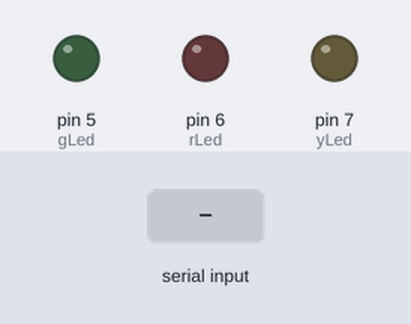
Simulated run of this sketch. Board: Arduino Uno, built with avr-gcc and run on an emulated ATmega328P. Shown: output pins drawn as LEDs (lit = HIGH). The inputs (shaded band) are chosen by the test bench. What the sketch prints to the serial monitor is not drawn.

Above: at 1.2 s.
1.3 s: "5" received over Serial
At 2.0 s:
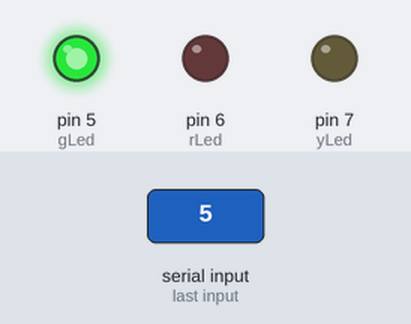
2.8 s: "6" received over Serial
At 3.1 s:
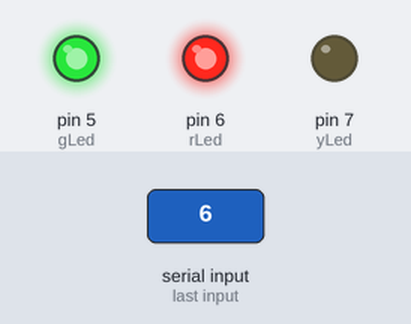
4.3 s: "7" received over Serial
At 5.5 s:
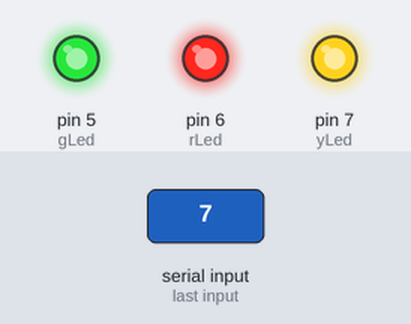
5.8 s: "0" received over Serial
At 6.6 s:
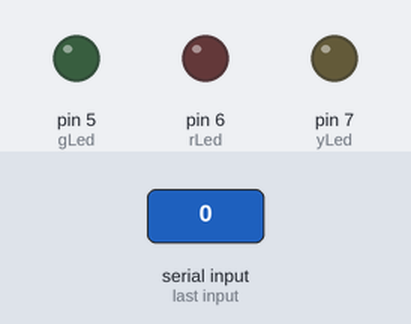
7.3 s: "6" received over Serial
At 7.8 s:
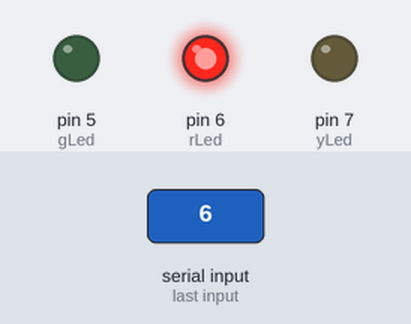
8.8 s: "7" received over Serial
At 10.1 s:
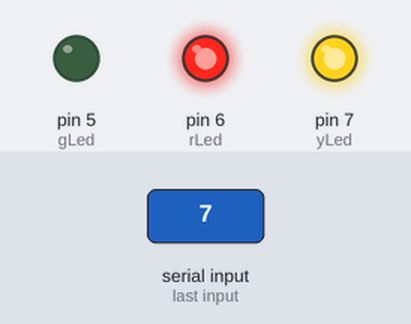
Timing chart, 0 to 11.3 s (numbered marks = the images above; inputs shaded):
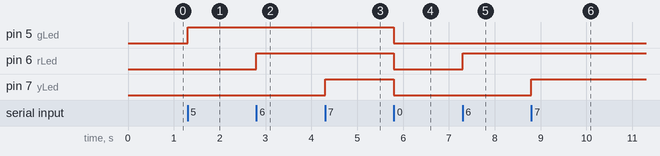

Measured:
- after the input at 1.3 s, pin 5 (gLed): LOW → HIGH at once
- after the input at 2.8 s, pin 6 (rLed): LOW → HIGH at once
- after the input at 4.3 s, pin 7 (yLed): LOW → HIGH at once
- after the input at 5.8 s, pin 5 (gLed), pin 6 (rLed), pin 7 (yLed): HIGH → LOW at once
- after the input at 7.3 s, pin 6 (rLed): LOW → HIGH at once
- after the input at 8.8 s, pin 7 (yLed): LOW → HIGH at once

The sketch:

testLed.ino
```cpp
#define gLed 5
#define rLed 6
#define yLed 7

void setup() {
	pinMode(gLed, OUTPUT);
	pinMode(rLed, OUTPUT);
	pinMode(yLed, OUTPUT);
	Serial.begin(9600);
	while(!Serial);
}

void loop() {
	char op;
	if (Serial.available()) {
		op = Serial.read();
		if (op == '5') {
			digitalWrite(gLed, HIGH);
			Serial.write('5');
		}
		else if (op == '6') {
			digitalWrite(rLed, HIGH);
			Serial.write('6');
		}
		else if (op == '7') {
			digitalWrite(yLed, HIGH);
			Serial.write('7');
		}
		else if (op == '0') {
			digitalWrite(gLed, LOW);
			digitalWrite(rLed, LOW);
			digitalWrite(yLed, LOW);
			Serial.write('0');
		}
	}
}
```
